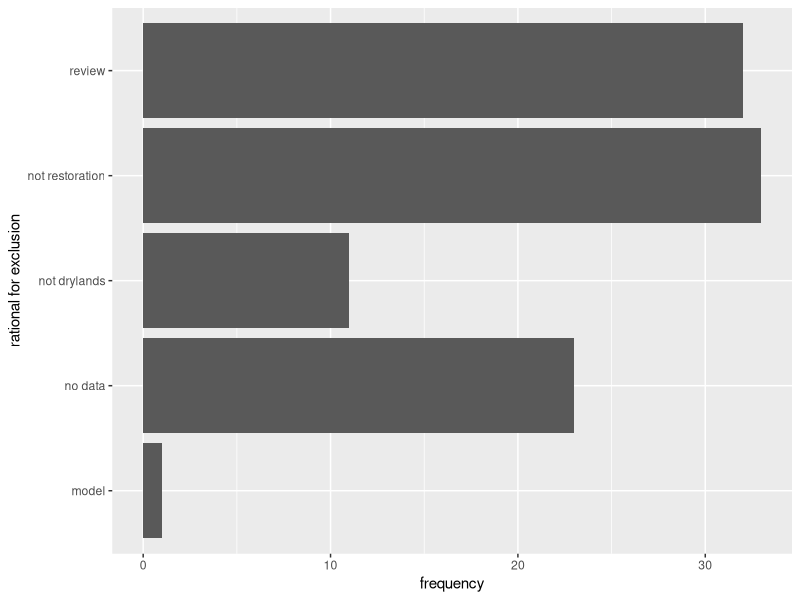
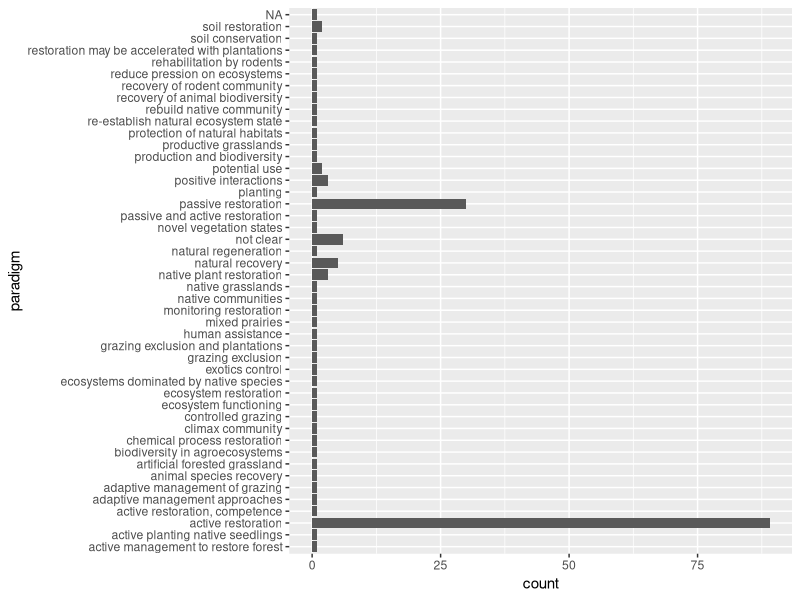

Source code (R) for these figures, in order:
## ---- chunk 1
library(tidyverse)
studies <- read_csv("data/studies.csv")
studies

#quick look at rationale needed
exclusions <- studies %>%
  filter(exclude == "yes")

#quick look at studies with paradigms
evidence <- studies %>%
  filter(exclude == "no")
## ---- chunk 2
#exclusions
ggplot(exclusions, aes(rationale)) +
  geom_bar() +
  coord_flip() +
  labs(x = "rational for exclusion", y = "frequency")

#evidence
ggplot(evidence, aes(paradigm)) +
  geom_bar() +
  coord_flip()


